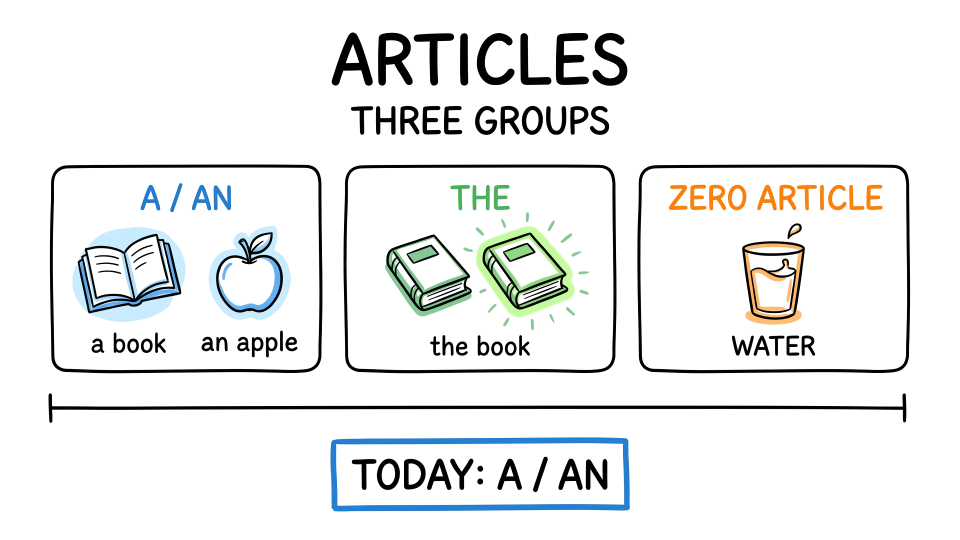
#> input picture assets/whiteboard/test_cases/test_case_10_articles/scene_01/scene_01.png, 1920 x 1080 px, found by its file name (shown at 1/2 size)
$ python generate_comparison_board.py
#> lines starting #> are read from the running program, lines starting #| are printed output that depends on the picture
import os
from pathlib import Path
from PIL import Image, ImageDraw, ImageFont, ImageFilter

REPO_ROOT = Path(__file__).resolve().parent.parent
FONT_PATH = REPO_ROOT / "assets/fonts/NunitoSans-SemiBold.ttf"
BASE_IMG_PATH = REPO_ROOT / "projects/WB-TEST-CASE-10/images/scene_01.png"
OUTPUT_DIR = Path("/Users/nguyendangkhoa/.gemini/antigravity/brain/e545d7f6-54bd-4bab-b5ea-adab52c82053")

# Load base image
base = Image.open(BASE_IMG_PATH).convert("RGBA")

# Let's crop just the bottom portion (Y: 600 to 1080) for detailed close-up comparison
# and also generate full 1920x1080 snapshots.

themes = [
    {
        "id": "current_flawed",
        "tag": "THIẾT KẾ CŨ (LỖI)",
        "desc": "Nền #F3F6FA nhợt nhạt mất mép, hộp hẹp 800px ở giữa, bị chém 2 hàng",
        "bg_color": (243, 246, 250, 255),
        "border_color": None,
        "border_w": 0,
        "text_color": (32, 33, 36),
        "accent_color": (52, 120, 212),
        "shadow": False,
        "is_bug": True
    },
    {
        "id": "opt1_dark_slate",
        "tag": "OPTION 1: DARK SLATE OBSIDIAN",
        "desc": "Đen than chì #14171F, viền Slate, chữ trắng #FFFFFF, accent cam #F5A623 (Chuẩn MasterClass/Apple TV)",
        "bg_color": (20, 23, 31, 248),
        "border_color": (51, 65, 85, 220),
        "border_w": 1.5,
        "text_color": (255, 255, 255),
        "accent_color": (245, 166, 35),
        "shadow": True,
        "is_bug": False
    },
    {
        "id": "opt2_midnight_navy",
        "tag": "OPTION 2: DEEP MIDNIGHT NAVY",
        "desc": "Xanh navy hoàng gia #0F172A, viền Cyan #38BDF8, chữ trắng ngọc trai (Chuẩn Oxford/Duolingo)",
        "bg_color": (15, 23, 42, 250),
        "border_color": (56, 189, 248, 160),
        "border_w": 1.5,
        "text_color": (248, 250, 252),
        "accent_color": (56, 189, 248),
        "shadow": True,
        "is_bug": False
    },
    {
        "id": "opt3_pure_white_card",
        "tag": "OPTION 3: CRISP WHITE CARD",
        "desc": "Trắng sứ #FFFFFF, viền Micro-Stroke #CBD5E1 2px + bóng đổ mềm, chữ đen #0F172A (Notion Clean UI)",
        "bg_color": (255, 255, 255, 255),
        "border_color": (203, 213, 225, 255),
        "border_w": 2.0,
        "text_color": (15, 23, 42),
        "accent_color": (37, 99, 235),
        "shadow": True,
        "is_bug": False
    },
    {
        "id": "opt4_warm_ivory",
        "tag": "OPTION 4: WARM IVORY & ESPRESSO",
        "desc": "Nền kem cát ấm #FEF3C7, viền hổ phách, chữ nâu cà phê #292524 (Sổ tay giáo dục dịu mắt)",
        "bg_color": (254, 243, 199, 255),
        "border_color": (252, 211, 77, 230),
        "border_w": 2.0,
        "text_color": (41, 37, 36),
        "accent_color": (234, 88, 12),
        "shadow": True,
        "is_bug": False
    },
    {
        "id": "opt5_tech_dock",
        "tag": "OPTION 5: TECH DOCK + ACCENT BAR",
        "desc": "Thanh dock than chì #1C2028, vạch nhận diện thương hiệu Blue #3478D4 (Pro Creator YouTube)",
        "bg_color": (28, 32, 40, 248),
        "border_color": (59, 130, 246, 180),
        "border_w": 1.5,
        "text_color": (249, 250, 251),
        "accent_color": (52, 120, 212),
        "has_left_bar": True,
        "shadow": True,
        "is_bug": False
    }
]

# We will create a comprehensive Comparison Board Image (1920 x 2400)
# displaying each option cropped at the bottom subtitle area with full annotations!
board_w = 1920
row_h = 240
board_h = 160 + len(themes) * row_h
board = Image.new("RGBA", (board_w, board_h), (248, 250, 252, 255))
bdraw = ImageDraw.Draw(board)

title_font = ImageFont.truetype(str(FONT_PATH), 34)
subtitle_font = ImageFont.truetype(str(FONT_PATH), 20)
tag_font = ImageFont.truetype(str(FONT_PATH), 22)
desc_font = ImageFont.truetype(str(FONT_PATH), 18)
sub_font = ImageFont.truetype(str(FONT_PATH), 46)

# Header
bdraw.rectangle([0, 0, board_w, 140], fill=(15, 23, 42, 255))
bdraw.text((60, 28), "SO SÁNH 5 PHƯƠNG ÁN THIẾT KẾ PHỤ ĐỀ MỚI VS THIẾT KẾ CŨ", font=title_font, fill=(255, 255, 255))
bdraw.text((60, 80), "Whiteboard Animation Studio — Tối ưu hóa UI/UX: Độ tương phản WCAG, Bố cục Full-Width 1760px & Ưu tiên 1 dòng", font=subtitle_font, fill=(148, 163, 184))

text_sample = "A/AN chỉ vật chung chung, THE chỉ vật cụ thể, và water không cần mạo từ."

for idx, th in enumerate(themes):
    y_start = 140 + idx * row_h
    # Alternate subtle row background
    bg_row = (255, 255, 255, 255) if idx % 2 == 0 else (241, 245, 249, 255)
    bdraw.rectangle([0, y_start, board_w, y_start + row_h], fill=bg_row)
    bdraw.line([0, y_start + row_h - 1, board_w, y_start + row_h - 1], fill=(226, 232, 240, 255), width=1)

    # Meta label
    bdraw.text((60, y_start + 18), th["tag"], font=tag_font, fill=(30, 41, 59))
    bdraw.text((60, y_start + 48), th["desc"], font=desc_font, fill=(100, 116, 139))

    # Render subtitle capsule preview
    cap_y_center = y_start + 155
    if th["is_bug"]:
        # Flawed 2-line rendering centered
        line1 = "A/AN chỉ vật chung chung, THE chỉ vật"
        line2 = "cụ thể, và water không cần mạo từ."
        bb1 = sub_font.getbbox(line1)
        bb2 = sub_font.getbbox(line2)
        lw = max(bb1[2]-bb1[0], bb2[2]-bb2[0])
        cw = lw + 80
        ch = (bb1[3]-bb1[1]) + (bb2[3]-bb2[1]) + 40
        cx1 = (board_w - cw) // 2
        cy1 = cap_y_center - ch // 2
        cx2 = cx1 + cw
        cy2 = cy1 + ch
        bdraw.rounded_rectangle([cx1, cy1, cx2, cy2], radius=24, fill=th["bg_color"])
        # draw text lines
        t1_x = (board_w - (bb1[2]-bb1[0])) // 2
        t2_x = (board_w - (bb2[2]-bb2[0])) // 2
        bdraw.text((t1_x, cy1 + 14), line1, font=sub_font, fill=th["text_color"])
        bdraw.text((t2_x, cy1 + 14 + (bb1[3]-bb1[1]) + 8), line2, font=sub_font, fill=th["text_color"])

        # Draw red warning tag
        bdraw.rounded_rectangle([board_w - 280, y_start + 20, board_w - 60, y_start + 55], radius=6, fill=(239, 68, 68, 255))
        bdraw.text((board_w - 265, y_start + 26), "MẤT MÉP & 2 DÒNG", font=subtitle_font, fill=(255, 255, 255))
    else:
        # Full-width 1760px single-line dock
        cw = 1760
        ch = 82
        cx1 = 80
        cy1 = cap_y_center - ch // 2
        cx2 = cx1 + cw
        cy2 = cy1 + ch
        cr = 20

        # Shadow
        if th["shadow"]:
            # Simple shadow simulation on board
            bdraw.rounded_rectangle([cx1, cy1 + 4, cx2, cy2 + 4], radius=cr, fill=(0, 0, 0, 30))

        bdraw.rounded_rectangle([cx1, cy1, cx2, cy2], radius=cr, fill=th["bg_color"])
        if th.get("border_color") and th.get("border_w", 0) > 0:
            bdraw.rounded_rectangle([cx1, cy1, cx2, cy2], radius=cr, outline=th["border_color"], width=int(th["border_w"]))

        if th.get("has_left_bar", False):
            bdraw.rounded_rectangle([cx1 + 16, cy1 + 16, cx1 + 22, cy2 - 16], radius=3, fill=th["accent_color"])

        # Draw text centered
        t_box = sub_font.getbbox(text_sample)
        tw = t_box[2] - t_box[0]
        th_val = t_box[3] - t_box[1]
        tx = (board_w - tw) // 2
        ty = cy1 + (ch - th_val) // 2 - 3

        # Highlight words
        words = text_sample.split(" ")
        curr_x = tx
        for wd in words:
            wb = sub_font.getbbox(wd + " ")
            ww = wb[2] - wb[0]
            clean_wd = wd.strip(".,;:?!")
            col = th["accent_color"] if clean_wd in ["A/AN", "THE", "water"] else th["text_color"]
            bdraw.text((curr_x, ty), wd + " ", font=sub_font, fill=col)
            curr_x += ww

        # Draw green approval tag
        bdraw.rounded_rectangle([board_w - 280, y_start + 20, board_w - 60, y_start + 55], radius=6, fill=(16, 185, 129, 255))
        bdraw.text((board_w - 265, y_start + 26), "FULL 1 DÒNG 1760PX", font=subtitle_font, fill=(255, 255, 255))

board_path = OUTPUT_DIR / "subtitle_comparison_master_board.png"
board.convert("RGB").save(board_path, quality=95)
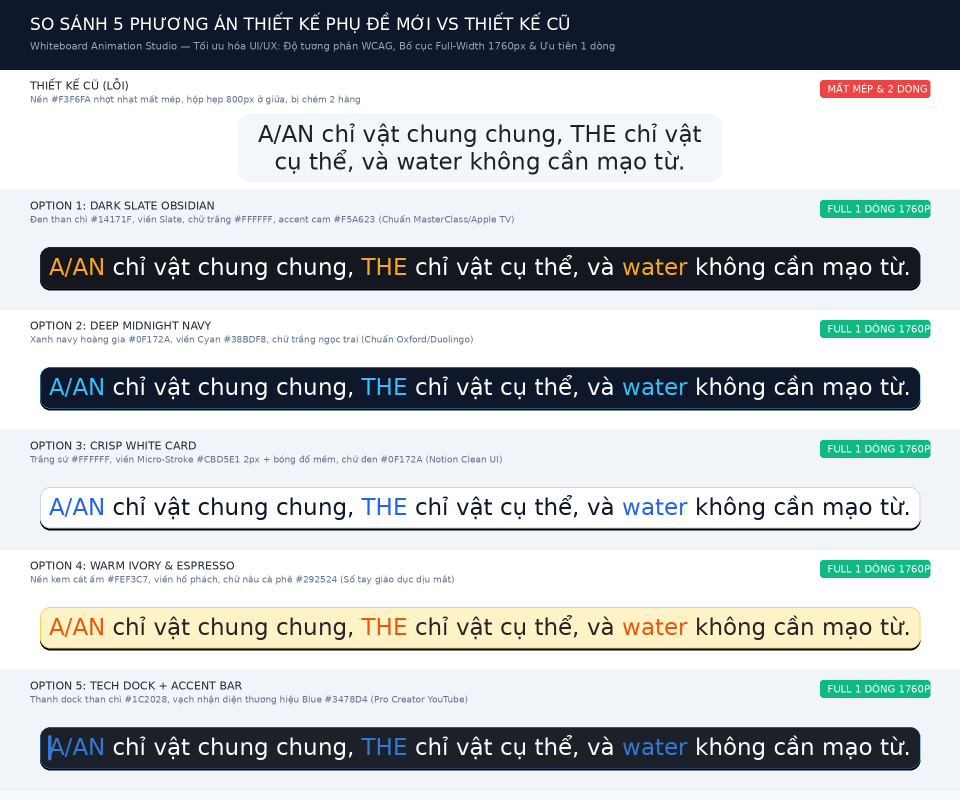
#> saved as subtitle_comparison_master_board.png: PIL image 1920x1600 RGB (shown at 1/2 size); mean R, G, B 189.2, 193.3, 195.7
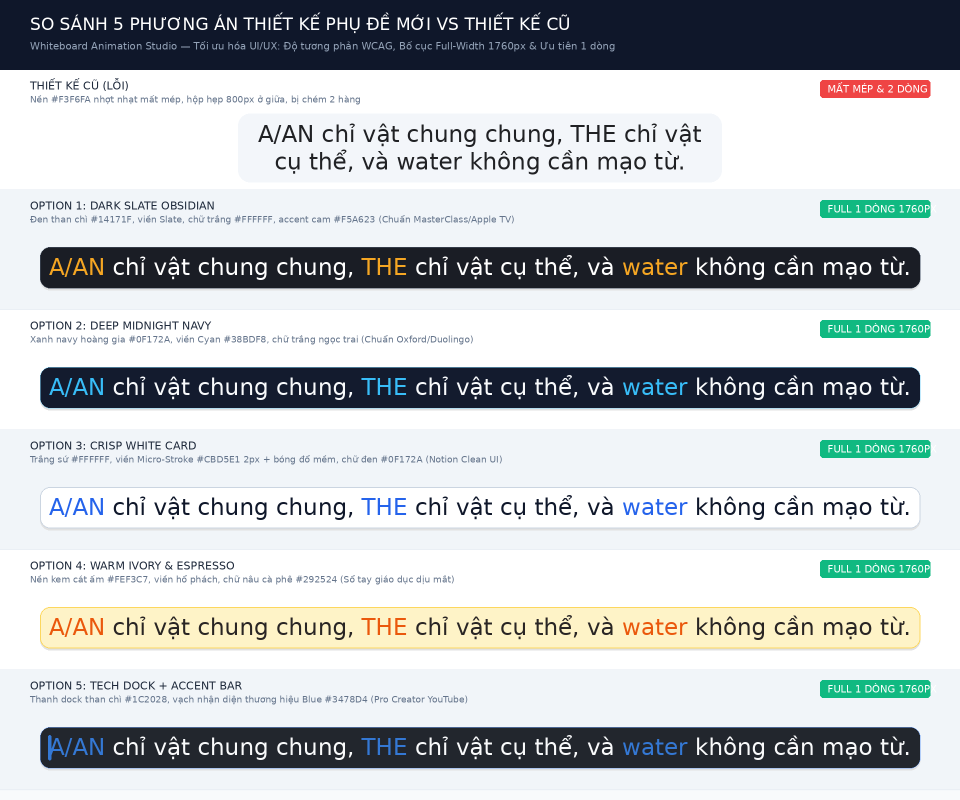
#> board: PIL image 1920x1600 RGBA (shown at 1/2 size); mean R, G, B, A 189.2, 193.3, 195.7, 251.3; transparent parts drawn white
print(f"Master comparison board saved at: {board_path}")
